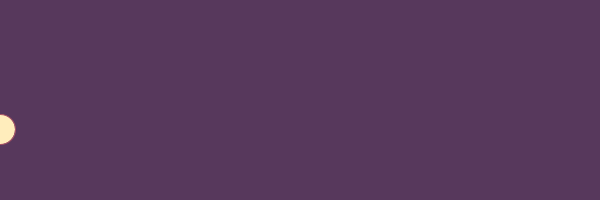
Frame 1 (no input)
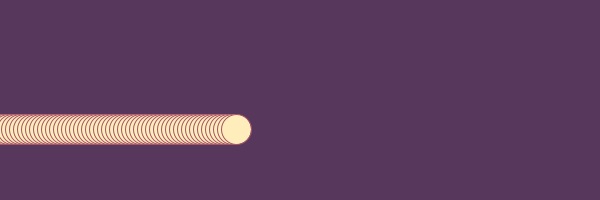
Frame 60 (the mouse pressed at the canvas centre just before this capture)
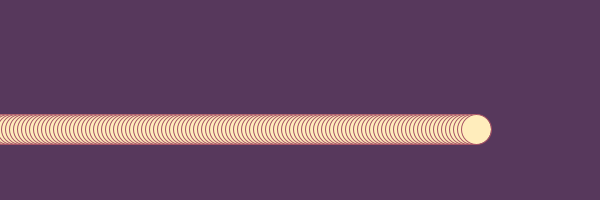
Frame 120 (the mouse held since frame 60 and released just before this capture)

The Processing sketch that drew these frames (run headless with seeded random() and noise(); from frame 60 on, the mouse is pressed at the canvas centre):

// Processing sketch: processing_145573
// ── processing_145573.pde

float x;
float y;

void setup ()
{
  size (600, 200); 
  smooth();
  background (#57385c);
  
  x = 0;
  y = random (0, height);
  
}

void draw ()
{
    // zeichnen
  stroke (#A75265);
  strokeWeight (1);
  fill (#ffedbc);
  ellipse (x, y, 30, 30);
  
  // bewegen
  
  x+= 4;
  
  // kantenüberprüfung
  
  if (x > width+15)
  {
    x = 0;
    y = random (0, height);
  }
  
}


void mousePressed ()
{
  background (#57385c);
}
